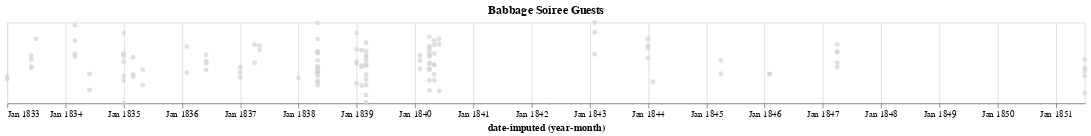

Here is the notebook cell this chart was saved with:
### Code cell
search_input = alt.selection_point(
    fields=['guest'],
    empty=False,  # Start with no points selected
    bind=alt.binding(
        input='search',
        placeholder="Guest name",
        name='Search ',
    )
)

alt.Chart(parties, title='Babbage Soiree Guests').mark_circle().encode(
    x="yearmonth(date-imputed):T",
    yOffset="jitter:Q",
    color=alt.condition(
        search_input, 
        alt.value("darkorange"),
        alt.value("lightgray")),
    size=alt.condition(
        search_input, 
        alt.value(80),
        alt.value(30)),
    tooltip=["guest", "date-imputed"]
).transform_calculate(
    # Generate Gaussian jitter with a Box-Muller transform
    jitter="sqrt(-2*log(random()))*cos(2*PI*random())"
).add_params(
    search_input
).properties(width=1200,height=90)
